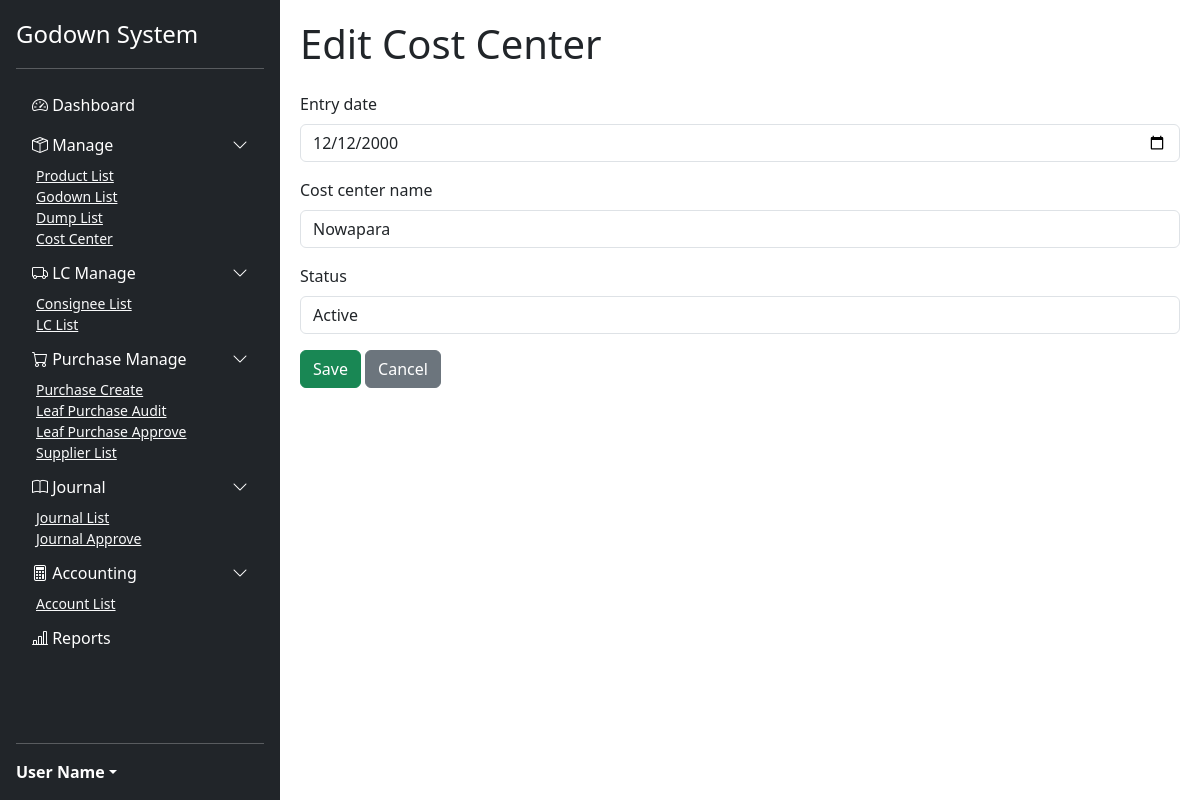
/cost-centers/1/edit/, run on the app's committed database.
### manages/models.py (models this page shows, shortened)
class CostCenter(models.Model):
    entry_date = models.DateField()
    cost_center_name = models.CharField(max_length=255)
    STATUS_CHOICES = [
        ('active', 'Active'),
        ('inactive', 'Inactive'),
    ]
    status = models.CharField(max_length=20, choices=STATUS_CHOICES, default='active')

### manages/views.py (the view)
# urls.py: path('cost-centers/<int:pk>/edit/', views.cost_center_edit, name='cost_center_edit'),
def cost_center_edit(request, pk):
    cost_center = get_object_or_404(CostCenter, pk=pk)
    if request.method == 'POST':
        form = CostCenterForm(request.POST, instance=cost_center)
        if form.is_valid():
            form.save()
            return redirect('cost_center_list')
    else:
        form = CostCenterForm(instance=cost_center)
    return render(request, 'godown/cost_center_form.html', {'form': form, 'title': 'Edit Cost Center'})

### manages/forms.py
class CostCenterForm(forms.ModelForm):
    class Meta:
        model = CostCenter
        fields = '__all__'
        widgets = {
            'entry_date': forms.DateInput(attrs={'class': 'form-control', 'type': 'date'}),
            'cost_center_name': forms.TextInput(attrs={'class': 'form-control'}),
            'status': forms.Select(attrs={'class': 'form-control'}),
        }

### manages/templates/godown/cost_center_form.html (shortened to what this page needs)
{% extends 'godown/base.html' %}
{% block content %}
<h1 class="mb-4">{{ title }}</h1>
<form method="post" class="needs-validation" novalidate>
    {% for field in form %}
        <div class="mb-3">
            <label for="{{ field.id_for_label }}" class="form-label">{{ field.label }}</label>
            {{ field }}
        </div>
    {% endfor %}
    <button type="submit" class="btn btn-success">Save</button>
    <a href="{% url 'cost_center_list' %}" class="btn btn-secondary">Cancel</a>
</form>
{% endblock %}

### manages/templates/godown/base.html (style rules this page uses)
body { display: flex; }

### data on the page
CostCenter: form "12/12/2000" "Nowapara" "Active"

### other printed values
{{ title }} "Edit Cost Center"
{{ field.label }} "Entry date" "Cost center name" "Status"
